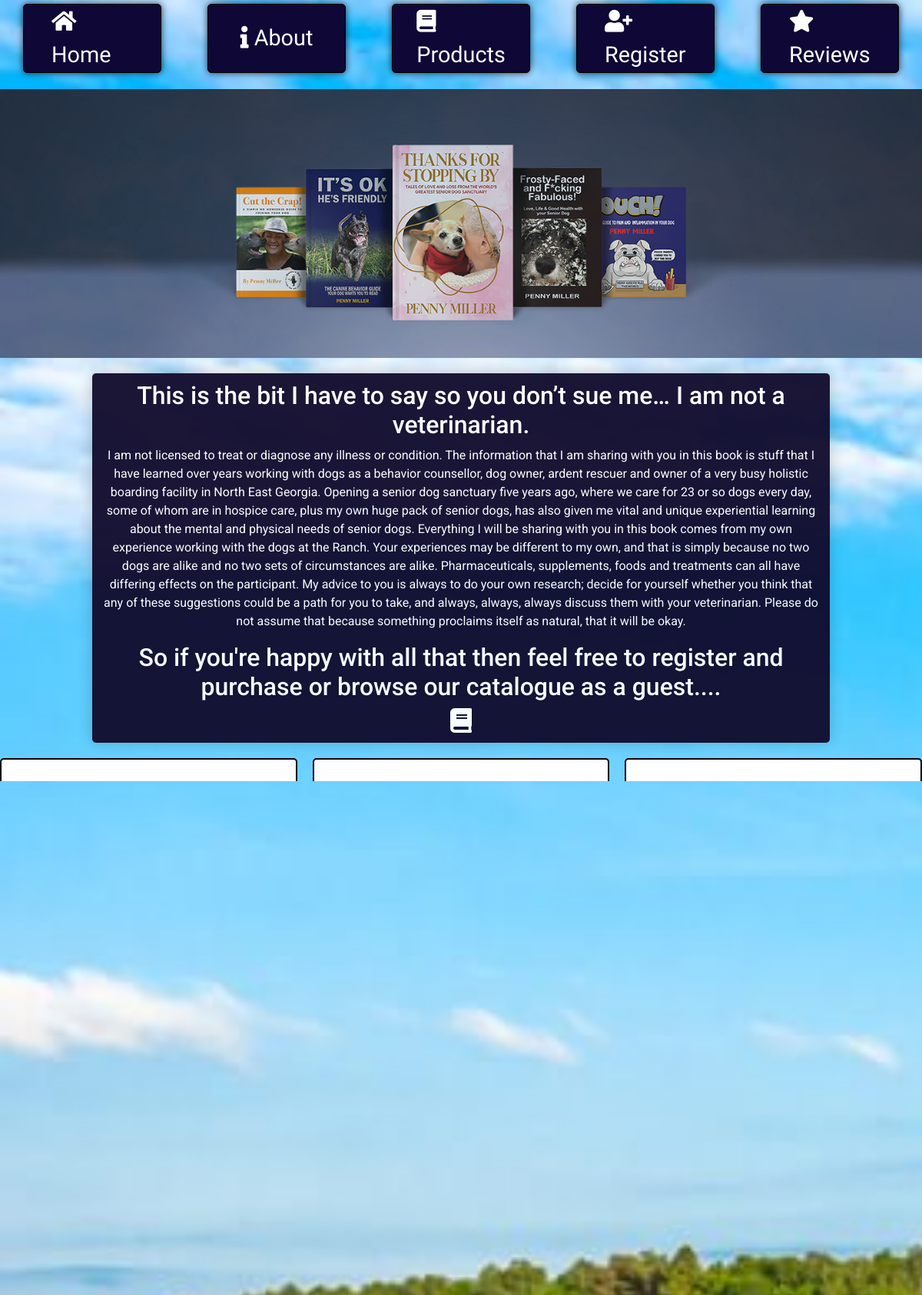
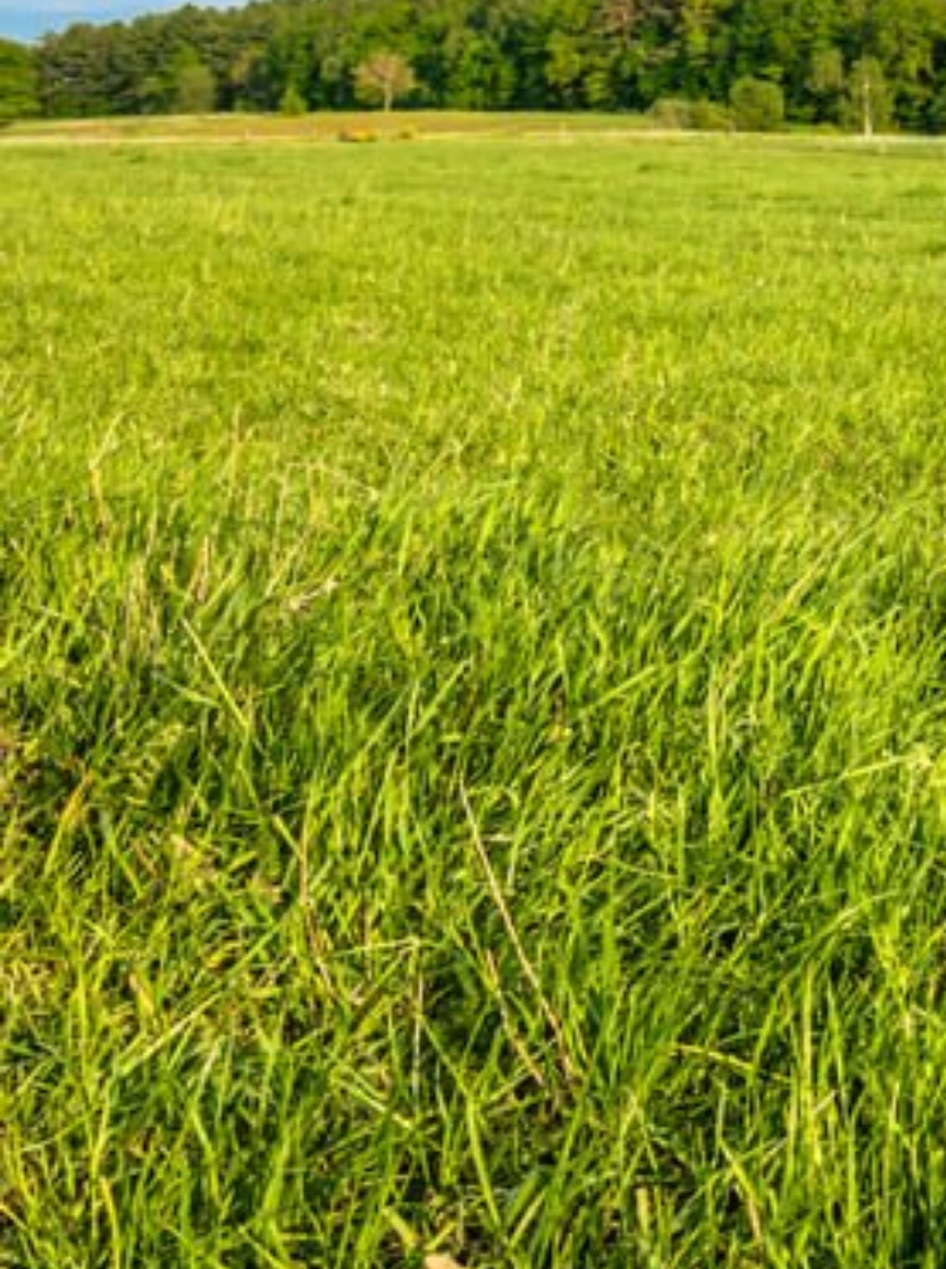
Screenshot of /products/ (upper part) with the database file from the repository (2 pictures, top to bottom).
### catalog/models.py (models this page shows, shortened)
class Product(models.Model):
    image = models.ImageField(upload_to='products/')
    title = models.CharField(max_length=200, default='Default Title')
    description = models.TextField()
    description2 = models.TextField(default='Default Description')
    image2 = models.ImageField(upload_to='products/', default='products/default.jpg')
    image3 = models.ImageField(upload_to='products/', default='products/default.jpg')
    image4 = models.ImageField(upload_to='products/', default='products/default.jpg')
    image5 = models.ImageField(upload_to='products/', default='products/default.jpg')
    image6 = models.ImageField(upload_to='products/', default='products/default.jpg')
    price_paperback = models.DecimalField(max_digits=6, decimal_places=2, default=0.00)
    price_hardback = models.DecimalField(max_digits=6, decimal_places=2, default=0.00)
    category = models.ForeignKey(Category, null=True, blank=True, on_delete=models.CASCADE)
    featured = models.BooleanField(default=False)
    BOOK_TYPES = [
        ('PB', 'Paperback'),
        ('HB', 'Hardback'),
    ]
    book_type = models.CharField(
        max_length=2,
        choices=BOOK_TYPES,
        default='PB',
    )

class Category(models.Model):
    name = models.CharField(max_length=200)

### catalog/views.py (the view)
# urls.py: path('products/', views.products, name='products'),
def products(request):
    categories = Category.objects.prefetch_related(
        Prefetch('product_set', queryset=Product.objects.all().order_by('id'), to_attr='products')
    )
    return render(request, 'catalog/products.html', {'categories': categories})

### catalog/context_processors.py (called while the page is built)
def basket(request):
    if request.user.is_authenticated:
        basket, created = Basket.objects.get_or_create(user=request.user)
        return {'basket': basket}
    else:
        return {}

### catalog/templates/catalog/products.html (shortened to what this page needs)
{% extends 'catalog/base.html' %}
{% block content %}
<div class="product-page-disclaimer">
    <h2>This is the bit I have to say so you don’t sue me… I am not a veterinarian.</h2>
        <p>I am not licensed to treat or diagnose any illness or condition.
        The information that I am sharing with you in this book is stuff that I have learned over years working with dogs as a
        behavior counsellor, dog owner, ardent rescuer and owner of a very busy holistic boarding facility in North East Georgia.
        Opening a senior dog sanctuary five years ago, where we care for 23 or so dogs every day, some of whom are in hospice care,
        plus my own huge pack of senior dogs, has also given me vital and unique experiential learning about the mental and physical
        needs of senior dogs.
        Everything I will be sharing with you in this book comes from my own experience working with the dogs at the Ranch.
        Your experiences may be different to my own, and that is simply because no two dogs are alike and no two sets of circumstances are
        alike.
        Pharmaceuticals, supplements, foods and treatments can all have differing effects on the participant.
        My advice to you is always to do your own research; decide for yourself whether you think that any of these suggestions could be a path for you to take, and always, always, always discuss them with your veterinarian.
        Please do not assume that because something proclaims itself as natural, that it will be okay.</p>
    <h2>So if you're happy with all that then feel free to register and purchase or browse our catalogue as a guest....</h2><i class="fas fa-book fa-2x"></i>
</div>
{% for Category in categories %}
<div class="product-list">
    {% for product in Category.products %}
    <div class="product-item">
      <a href="{% url 'product_detail' product.id %}">
            <h2 class="product-title">{{ product.title }}</h2>
            <p class="product-category">Category: {{ Category.name }}</p>
            <img class="product-image" src="{{ product.image.url }}" alt="{{ product.title }}">
            <p class="product-description">{{ product.description }}</p>
        </a>
    </div>
    {% empty %}
    <p class="no-products">No products available in this category.</p>
    {% endfor %}
</div>
{% endfor %}
<section class="products-amazon-link">
    <div class="amazon-link">
        <h2>Looking for more products?</h2>
        <h3>All of Penny's titles in Kindle/e-Book variation can be purchased via our Amazon store</h3>
        <a href="https://www.amazon.com" target="_blank"><i class="fab fa-amazon"></i> Visit our Amazon Store</a>
</section>
{% endblock %}

### static/catalog/css/style.css (style rules this page uses)
body { background-image: url('../images/Texas+Pasture+Grasses.jpg'); background-size: cover; background-attachment: fixed; margin: 0; }
.product-page-disclaimer { font-family: "Roboto", sans-serif; color: white; text-align: center; background-color: rgb(16, 10, 44); max-width: 80%; border-radius: 5px; padding: 10px; margin: 0 auto; display: block; box-shadow: 0px 0px 20px rgba(0, 0, 0, 0.2); margin-top: 20px; margin-bottom: 20px; opacity: 0.95; }
.product-list { display: grid; grid-template-columns: repeat(auto-fill, minmax(300px, 1fr)); gap: 20px; }
.product-item { position: relative; background-color: white; color: black; width: 100%; margin-bottom: 20px; padding: 20px; box-sizing: border-box; border-radius: 5px; text-align: center; border: 2px solid #000000; display: flex; flex-direction: column; }
.product-item img { height: 200px; width: 100%; object-fit: contain; }
.product-title, .product-description, .product-price { margin: 10px 0; }
.amazon-link { font-family: 'Roboto', sans-serif; color: white; background-color: rgb(16, 10, 44); margin: 40px auto; padding: 20px; width: 50%; box-shadow: 0px 0px 10px rgba(0, 0, 0, 0.1); border-radius: 5px; opacity: 0.8; }

### rows the page displays
Category: name "Hard-Back"
Product: image (picture), description "Cut the Crap!: A Simple No Nonsense Guide To Feeding Your Dog A look at dog food...how it's made, what's in it and why you shouldn't believe the advertising! In this straight-shooting but thought provoking book, author Penny Miller uncovers the world of today's mass produced dog food and reveals the sordid truth behind what you think you're feeding your dog, and what is really in that bowl."
Product: image (picture), description "How did we get to be so close to dogs above all other species? Thousands of years ago, man was a hunter/gatherer. We would live in a very natural state, living off the land and eating the animals that populated it. We had to run fast, we had to be quick thinking, we had to be stealthy, we had to fend for our territory to ward off intruders who might get at our food stash, and we had to be proficient at killing. Ancient man used to dream of owning the skills that the animals surrounding him possessed; those animals that he had to compete against for his very survival."
Product: image (picture), description "A must-read book for anyone who has a dog that is terrified of thunder storms, has trouble being left alone at home, pulls on leash, digs his way to China in the garden, guards his food or even shags Grandma’s leg! This book will help you to understand both the ‘why’ and the ‘how’ of these and many more, common behaviors so you can work through the solutions together, kindly, gently, with love and understanding at the forefront of the relationship."
Product: title "Frosty Faced and Fabulous!", image (picture), description "Written in her trademark no bulls*t style Penny Millers 'Frosty-Faced and F*cking Fabulous' is an easy and enjoyable read, peppered with beautiful photographs of dogs they have loved and lost. Poignant, hilarious, factual and anecdotal, this book should satisfy the needs of any senior dog owner who's ever asked the question 'What the f*ck do I do now?' Be prepared to enjoy these glorious, golden years in ways you never imagined possible ..."
Category: name "Paper-Back"
Product: title "Thanks for Stopping By", image (picture), description "A eulogy is, in many ways, a love letter to the deceased. It is a way to praise and honor them, to show our respect not only for their life but for the contribution they have made to ours. When I write eulogies for, or stories about, the dogs at Frankie and Andy’s Place, there is a further element, though…"
